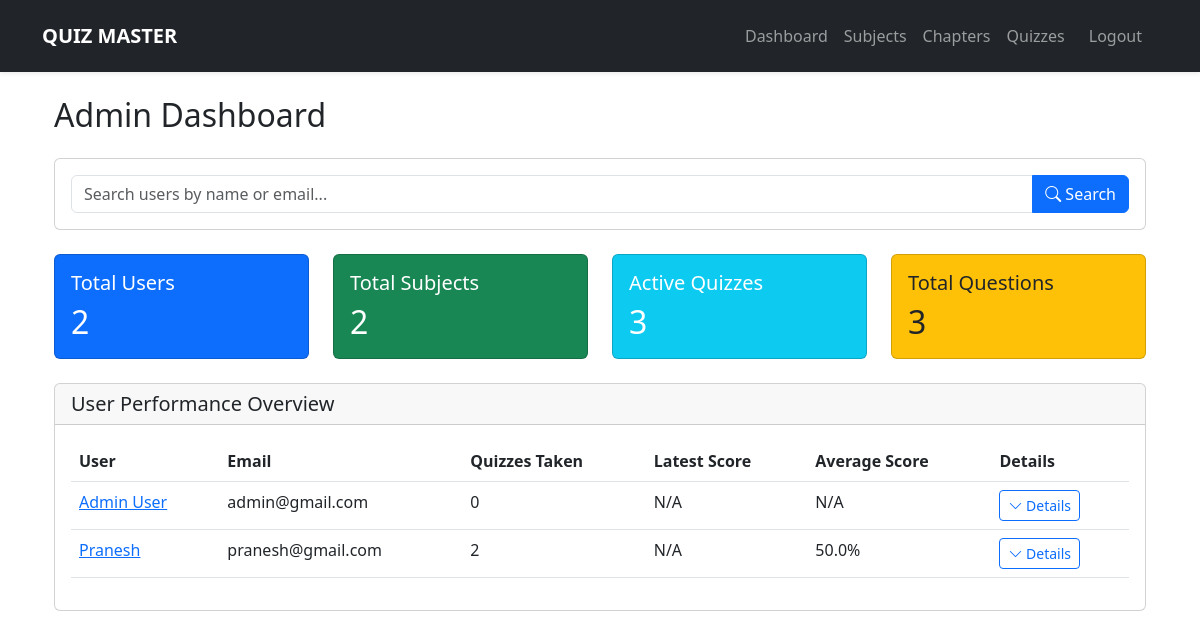
The app's page /admin/dashboard (signed in) with its own data.
### models.py (models this page shows, shortened)
class User(UserMixin, db.Model):
    id = db.Column(db.Integer, primary_key=True)
    username = db.Column(db.String(80), unique=True, nullable=False)
    password_hash = db.Column(db.String(128))
    full_name = db.Column(db.String(120))
    qualification = db.Column(db.String(120))
    dob = db.Column(db.Date)
    is_admin = db.Column(db.Boolean, default=False)
    created_at = db.Column(db.DateTime, default=datetime.utcnow)
    scores = db.relationship('Score', backref='user', lazy=True)

### app.py (the view)
@app.route('/admin/dashboard')
@login_required
def admin_dashboard():
    if not current_user.is_admin:
        return redirect(url_for('user_dashboard'))
    search_query = request.args.get('search', '')
    users_query = User.query.filter(or_(
        User.username.ilike(f'%{search_query}%'),
        User.full_name.ilike(f'%{search_query}%')
    ))
    user_scores = []
    for user in users_query.all():
        scores = Score.query.filter_by(user_id=user.id)\
            .order_by(Score.timestamp.desc())\
            .all()
        latest_score = None
        average_score = None
        if scores:
            latest = scores[0]
            latest_score = (latest.score / latest.total_questions) * 100
            total_percentage = sum(
                (s.score / s.total_questions) * 100
                for s in scores
                if s.total_questions > 0  # Prevent division by zero
            )
            average_score = total_percentage / len(scores)
        user_scores.append({
            'user': user,
            'scores': scores,
            'latest_score': latest_score,
            'average_score': average_score
        })
    stats = {
        'users': User.query.count(),
        'subjects': Subject.query.count(),
        'quizzes': Quiz.query.count(),
        'questions': Question.query.count()
    }
    return render_template('admin/dashboard.html',
                         stats=stats,
                         user_scores=user_scores,
                         search_query=search_query)

### app.py (called while the page is built)
@app.template_filter('datetimeformat')
def datetimeformat(value, fmt='%Y-%m-%d %H:%M'):
    if not value:
        return ""
    try:
        return value.strftime(fmt)
    except AttributeError:
        return ""

@login_manager.user_loader
def load_user(user_id):
    return User.query.get(int(user_id))

### templates/admin/dashboard.html (shortened to what this page needs)
{% extends "base.html" %}
{% block content %}
<div class="container-fluid">
    <h2 class="mb-4">Admin Dashboard</h2>
    <div class="card mb-4">
        <div class="card-body">
            <form method="GET" action="{{ url_for('admin_dashboard') }}">
                <div class="input-group">
                    <input type="text" class="form-control"
                           name="search"
                           placeholder="Search users by name or email..."
                           value="{{ search_query }}">
                    <button class="btn btn-primary" type="submit">
                        <i class="bi bi-search"></i> Search
                    </button>
                </div>
            </form>
        </div>
    </div>
    <div class="row g-4 mb-4">
        <div class="col-md-3">
            <div class="card bg-primary text-white">
                <div class="card-body">
                    <h5 class="card-title">Total Users</h5>
                    <h2 class="card-text">{{ stats.users }}</h2>
                </div>
            </div>
        </div>
        <div class="col-md-3">
            <div class="card bg-success text-white">
                <div class="card-body">
                    <h5 class="card-title">Total Subjects</h5>
                    <h2 class="card-text">{{ stats.subjects }}</h2>
                </div>
            </div>
        </div>
        <div class="col-md-3">
            <div class="card bg-info text-white">
                <div class="card-body">
                    <h5 class="card-title">Active Quizzes</h5>
                    <h2 class="card-text">{{ stats.quizzes }}</h2>
                </div>
            </div>
        </div>
        <div class="col-md-3">
            <div class="card bg-warning text-dark">
                <div class="card-body">
                    <h5 class="card-title">Total Questions</h5>
                    <h2 class="card-text">{{ stats.questions }}</h2>
                </div>
            </div>
        </div>
    </div>
    <div class="card">
        <div class="card-header">
            <h5 class="card-title mb-0">User Performance Overview</h5>
        </div>
        <div class="card-body">
            <div class="table-responsive">
                <table class="table table-hover">
                    <thead>
                        <tr>
                            <th>User</th>
                            <th>Email</th>
                            <th>Quizzes Taken</th>
                            <th>Latest Score</th>
                            <th>Average Score</th>
                            <th>Details</th>
                        </tr>
                    </thead>
                    <tbody>
                        {% for data in user_scores %}
                        <tr>
                            <td>
                                <a href="{{ url_for('view_user', user_id=data.user.id) }}">
                                    {{ data.user.full_name }}
                                </a>
                            </td>
                            <td>{{ data.user.username }}</td>
                            <td>{{ data.scores|length }}</td>
                            <td>
                                {% if data.latest_score %}
                                    {{ data.latest_score|round(1) }}%
                                {% else %}
                                    N/A
                                {% endif %}
                            </td>
                            <td>
                                {% if data.average_score %}
                                    {{ data.average_score|round(1) }}%
                                {% else %}
                                    N/A
                                {% endif %}
                            </td>
                            <td>
                                <button class="btn btn-sm btn-outline-primary"
                                        type="button"
                                        data-bs-toggle="collapse"
                                        data-bs-target="#scores-{{ data.user.id }}">
                                    <i class="bi bi-chevron-down"></i> Details
                                </button>
                            </td>
                        </tr>
                        {% endfor %}
                    </tbody>
                </table>
            </div>
        </div>
    </div>
</div>
{% endblock %}

### records on screen
User: user.full_name "Admin User", user.username "admin@gmail.com"
User: user.full_name "Pranesh", user.username "pranesh@gmail.com"

### other values on screen
{{ stats.users }} "2"
{{ stats.subjects }} "2"
{{ stats.quizzes }} "3"
{{ stats.questions }} "3"
{{ data.scores|length }} "0" "2"
{{ data.average_score|round(1) }} "50.0"
